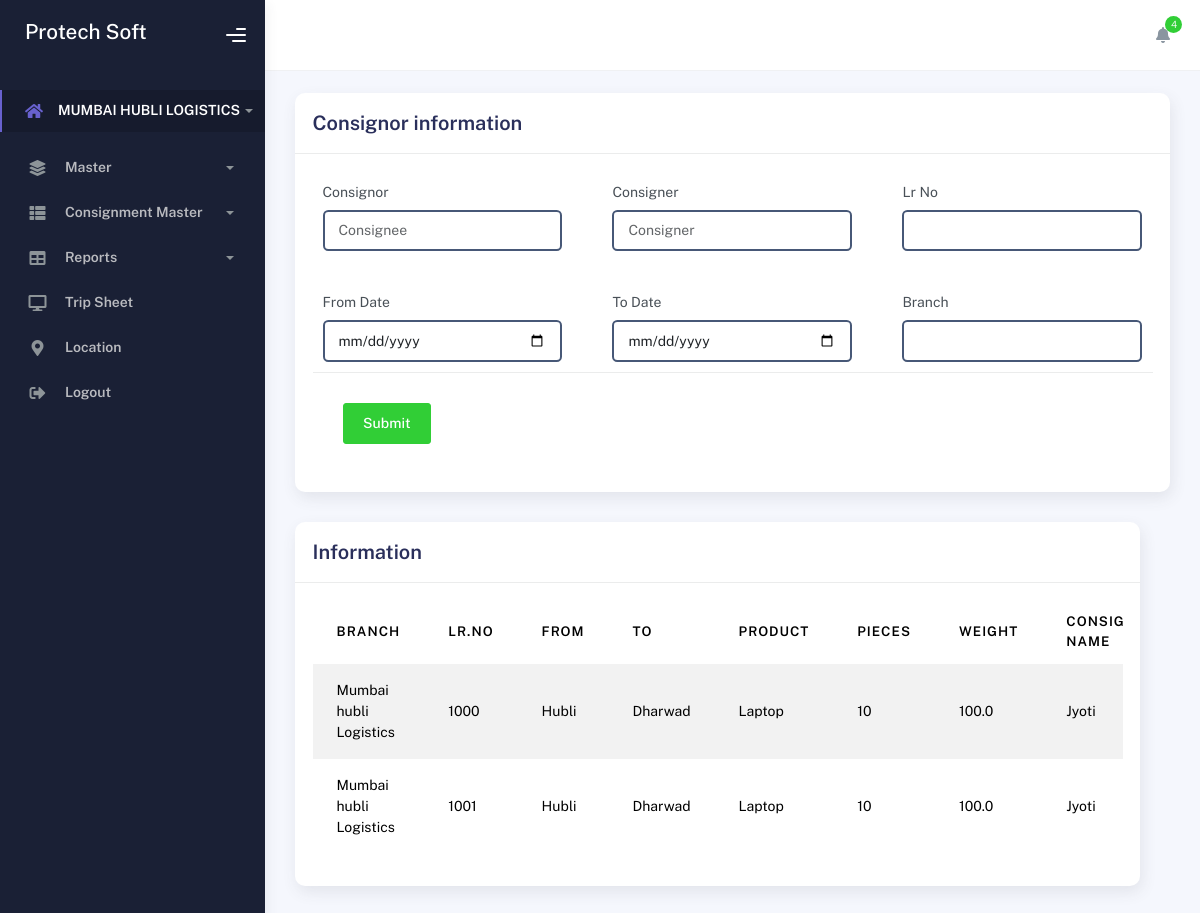
The page /adminView_Consignment on the database its author committed.
### consign_app/models.py (models this page shows, shortened)
class AddConsignment(models.Model):
    track_id = models.CharField(max_length=50, null=True)
    sender_name = models.CharField(max_length=50, null=True)
    sender_mobile = models.CharField(max_length=50, null=True)
    sender_address = models.CharField(max_length=50, null=True)
    sender_GST=models.CharField(max_length=50,null=True)
    receiver_name = models.CharField(max_length=50, null=True)
    receiver_mobile = models.CharField(max_length=50, null=True)
    receiver_address = models.CharField(max_length=50, null=True)
    receiver_GST = models.CharField(max_length=50, null=True)
    total_cost = models.FloatField(null=True)
    date = models.CharField(max_length=30, null=True)
    pay_status = models.CharField(max_length=30, null=True)
    route_from = models.CharField(max_length=30, null=True)
    route_to = models.CharField(max_length=30, null=True)
    desc_product = models.CharField(max_length=150,null=True)
    pieces = models.IntegerField(null=True)
    prod_invoice = models.CharField(max_length=50,null=True)
    prod_price = models.CharField(max_length=50,null=True)
    weight = models.FloatField(null=True)
    freight = models.FloatField(null=True)
    hamali = models.FloatField(null=True)
    door_charge = models.FloatField(null=True)
    st_charge = models.FloatField(null=True)
    Consignment_id=models.IntegerField(null=True)
    branch = models.CharField(max_length=150, null=True)
    name = models.CharField(max_length=150, null=True)
    balance = models.FloatField(null=True)
    time=models.CharField(max_length=50,null=True)
    copy_type = models.CharField(max_length=150, null=True)
    weightAmt=models.FloatField(null=True)
    delivery = models.CharField(max_length=150, null=True)
    eway_bill =models.CharField(max_length=150, null=True)
    branchemail = models.CharField(max_length=150, null=True)
    consignment_status = models.CharField(max_length=250, null=True)
    status = models.CharField(max_length=250, null=True)

### consign_app/views.py (the view, shortened to what this page needs)
# urls.py: path('adminView_Consignment',views.adminView_Consignment,name='adminView_Consignment'),
def adminView_Consignment(request):
    grouped_userdata = {}  # Initialize as an empty dictionary to group data
    queryset = AddConsignment.objects.all()
    for consignment in queryset:
        track_id = consignment.track_id
        if track_id not in grouped_userdata:
            grouped_userdata[track_id] = {
                'branch': consignment.branch,
                'route_from': consignment.route_from,
                'route_to': consignment.route_to,
                'sender_name': consignment.sender_name,
                'sender_mobile': consignment.sender_mobile,
                'receiver_name': consignment.receiver_name,
                'receiver_mobile': consignment.receiver_mobile,
                'total_cost': 0,
                'pieces': 0,
                'weight': consignment.weight,
                'pay_status': consignment.pay_status,
                'consignment_status': consignment.consignment_status,
                'products': []
            }
        grouped_userdata[track_id]['total_cost'] += consignment.total_cost
        grouped_userdata[track_id]['pieces'] += consignment.pieces
        product_detail = consignment.desc_product
        grouped_userdata[track_id]['products'].append(product_detail)
    for track_id, details in grouped_userdata.items():
        details['products'] = ', '.join(details['products'])
    return render(request, 'adminView_Consignment.html', {'grouped_userdata': grouped_userdata})

### consign_app/templates/adminView_Consignment.html (shortened to what this page needs)
{% load static %}
<!DOCTYPE html>
<html lang="en">
<head>
    <link rel="stylesheet" href="{% static 'assets/css/bootstrap.min.css' %}"/>
    <link rel="stylesheet" href="{% static 'assets/css/plugins.min.css' %}"/>
    <link rel="stylesheet" href="{% static 'assets/css/kaiadmin.min.css' %}"/>
    <link rel="stylesheet" href="{% static 'assets/css/demo.css' %}"/>
</head>
<body>
{% include 'index_menu.html' %}
</div>
<div class="container">
    <div class="page-inner">
        <form method="POST" action="{% url 'adminView_Consignment' %}" enctype="multipart/form-data">
            <div class="row">
                <div class="col-md-12">
                    <div class="card">
                        <div class="card-header">
                            <div class="card-title">Consignor information</div>
                        </div>
                        <div class="card-body">
                            <div class="row">
                                <div class="col-md-6 col-lg-4">
                                    <div class="form-group">
                                        <label>Consignor</label>
                                        <input type="text" id="receiverName" name="consignee" placeholder="Consignee"
                                               class="form-control" list="consignee_name"
                                               oninput="showConsigneeDatalist()" onchange="fetchRecDetails()">
                                        <br>
                                    </div>
                                </div>
                                <div class="col-md-6 col-lg-4">
                                    <div class="form-group">
                                        <label>Consigner</label>
                                        <input type="text" id="senderName" name="consigner" class="form-control"
                                               placeholder="Consigner" list="consignor_name"
                                               oninput="showConsignorDatalist()" onchange="fetchSenderDetails()">
                                    </div>
                                </div>
                                <div class="col-md-6 col-lg-4">
                                    <div class="form-group">
                                        <label>Lr No</label>
                                        <input type="text" class="form-control" id="lrno" name="lrno">
                                    </div>
                                </div>
                                <div class="col-md-6 col-lg-4">
                                    <div class="form-group">
                                        <label>From Date</label>
                                        <input type="date" class="form-control" id="from_date" name="from_date">
                                    </div>
                                </div>
                                <div class="col-md-6 col-lg-4">
                                    <div class="form-group">
                                        <label>To Date</label>
                                        <input type="date" class="form-control" id="to_date" name="to_date">
                                    </div>
                                </div>
                                <div class="col-md-6 col-lg-4">
                                    <div class="form-group">
                                        <label>Branch</label>
                                        <input type="text" class="form-control" id="t2" name="t2" list="branch"
                                               oninput="showBranchDatalist()">
                                    </div>
                                </div>
                            </div>
                            <div class="card-action">
                                <button class="btn btn-success">Submit</button>
                            </div>
                        </div>
                    </div>
                </div>
        </form>
        <div class="row">
            <div class="col-md-12">
                <div class="card">
                    <div class="card-header">
                        <h4 class="card-title">Information</h4>
                    </div>
                    <div class="card-body">
                        <div class="table-responsive">
                            <table
                                    id="basic-datatables"
                                    class="display table table-striped table-hover"
                            >
                                <thead>
                                <tr>
                                    <th>Branch</th>
                                    <th>LR.No</th>
                                    <th>From</th>
                                    <th>To</th>
                                    <th>Product</th>
                                    <th>Pieces</th>
                                    <th>Weight</th>
                                    <th>Consigner Name</th>
                                </tr>
                                </thead>
                                <tbody>
                                {% for track_id, details in grouped_userdata.items %}
                                <tr class="custom-row">
                                    <td>{{ details.branch }}</td>
                                    <td>{{ track_id }}</td>
                                    <td>{{ details.route_from }}</td>
                                    <td>{{ details.route_to }}</td>
                                    <td>{{ details.products }}</td>
                                    <td>{{ details.pieces }}</td>
                                    <td>{{ details.weight }}</td>
                                    <td>{{ details.sender_name }}</td>
                                </tr>
                                {% endfor %}
                                </tbody>
                            </table>
                        </div>
                    </div>
                </div>
            </div>
        </div>
    </div>
</div>
</body>
</html>

### consign_app/templates/index_menu.html (shortened to what this page needs)
{% load static %}
<div class="wrapper">
    <div class="sidebar" data-background-color="dark">
        <div class="sidebar-logo">
            <div class="logo-header" data-background-color="dark">
                <h4 style="color:white;">Protech Soft</h4>
                <div class="nav-toggle">
                    <button class="btn btn-toggle toggle-sidebar">
                        <i class="gg-menu-right"></i>
                    </button>
                </div>
            </div>
        </div>
        <div class="sidebar-wrapper scrollbar scrollbar-inner">
            <div class="sidebar-content">
                <ul class="nav nav-secondary">
                    <li class="nav-item active">
                        <a
                                data-bs-toggle="collapse"
                                href="#dashboard"
                                class="collapsed"
                                aria-expanded="false"
                        >
                            <i class="fas fa-home"></i>
                            <p>MUMBAI HUBLI LOGISTICS</p>
                            <span class="caret"></span>
                        </a>
                    </li>
                    <li class="nav-item">
                        <a data-bs-toggle="collapse" href="#base">
                            <i class="fas fa-layer-group"></i>
                            <p>Master</p>
                            <span class="caret"></span>
                        </a>
                    </li>
                    <li class="nav-item">
                        <a data-bs-toggle="collapse" href="#sidebarLayouts">
                            <i class="fas fa-th-list"></i>
                            <p>Consignment Master</p>
                            <span class="caret"></span>
                        </a>
                    </li>
                    <li class="nav-item">
                        <a data-bs-toggle="collapse" href="#tables">
                            <i class="fas fa-table"></i>
                            <p>Reports</p>
                            <span class="caret"></span>
                        </a>
                    </li>
                    <li class="nav-item">
                        <a href="{% url 'adminTripSheet' %}">
                            <i class="fas fa-desktop"></i>
                            <p>Trip Sheet</p>
                        </a>
                    </li>
                    <li class="nav-item">
                        <a href="{% url 'admintrack_driver' %}">
                            <i class="fas fa-map-marker-alt"></i>
                            <p>Location</p>
                        </a>
                    </li>
                    <li class="nav-item">
                        <a href="{% url 'userlogin' %}">
                            <i class="fas fa-sign-out-alt"></i>
                            <p>Logout</p>
                        </a>
                    </li>
                </ul>
            </div>
        </div>
    </div>
    <div class="main-panel">
        <div class="main-header">
            <nav
                    class="navbar navbar-header navbar-header-transparent navbar-expand-lg border-bottom"
            >
                <div class="container-fluid">
                    <ul class="navbar-nav topbar-nav ms-md-auto align-items-center">
                        <li class="nav-item topbar-icon dropdown hidden-caret">
                            <a
                                    class="nav-link dropdown-toggle"
                                    href="#"
                                    id="notifDropdown"
                                    role="button"
                                    data-bs-toggle="dropdown"
                                    aria-haspopup="true"
                                    aria-expanded="false"
                            >
                                <i class="fa fa-bell"></i>
                                <span class="notification">4</span>
                            </a>
                        </li>
                    </ul>
                </div>
            </nav>

### rows shown on the page
AddConsignment: branch "Mumbai hubli Logistics", grouped_userdata "1000", route_from "Hubli", route_to "Dharwad", products "Laptop", weight "100.0", sender_name "Jyoti"
AddConsignment: branch "Mumbai hubli Logistics", grouped_userdata "1001", route_from "Hubli", route_to "Dharwad", products "Laptop", weight "100.0", sender_name "Jyoti"

### other values the page prints
{{ details.pieces }} "10" "10"
